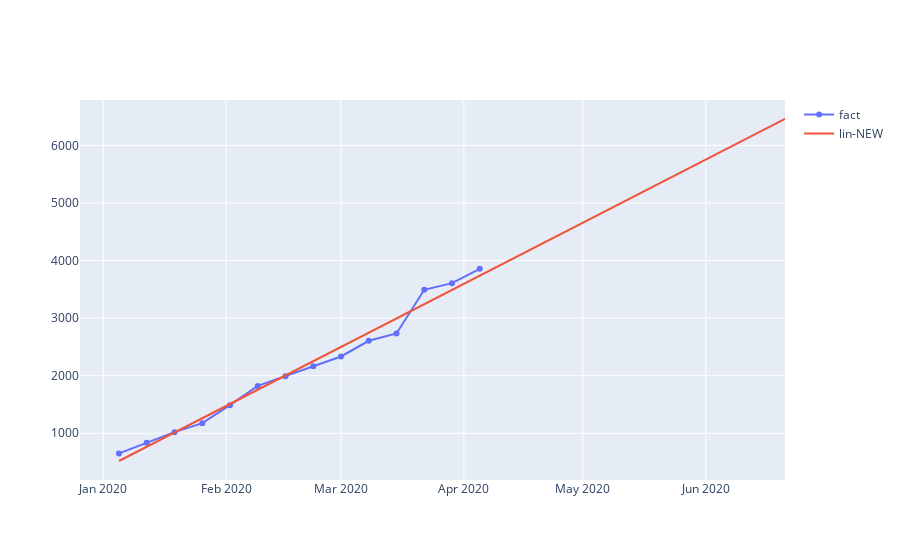

Here is the notebook cell this chart was saved with:
### Code cell
iplot([
    go.Scatter(x=df['date'], y=df['orders'], name='fact'),
    go.Scatter(x=d, y=model.predict(x_new), name='lin-NEW')])
